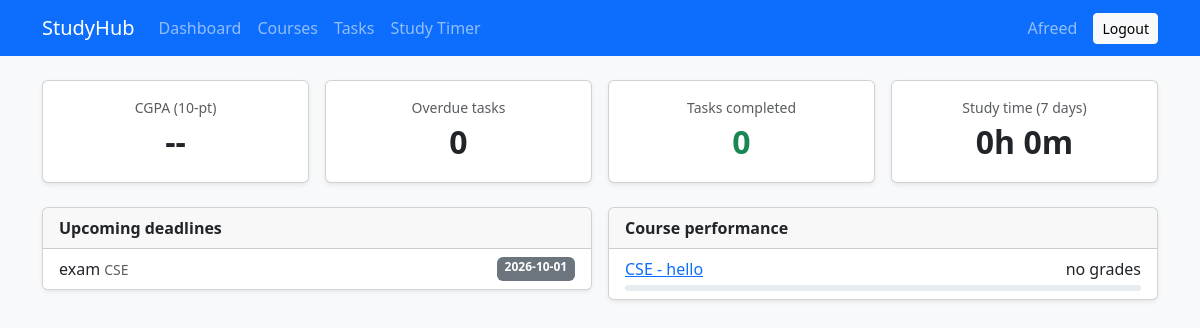
Screenshot of / (signed in) with the database file from the repository.
### app/models.py (models this page shows, shortened)
class User(UserMixin, db.Model):
    id = db.Column(db.Integer, primary_key=True)
    name = db.Column(db.String(80), nullable=False)
    email = db.Column(db.String(120), unique=True, nullable=False)
    password_hash = db.Column(db.String(256), nullable=False)
    courses = db.relationship("Course", backref="user", cascade="all, delete-orphan")

class Task(db.Model):
    id = db.Column(db.Integer, primary_key=True)
    user_id = db.Column(db.Integer, db.ForeignKey("user.id"), nullable=False)
    course_id = db.Column(db.Integer, db.ForeignKey("course.id"), nullable=True)
    title = db.Column(db.String(200), nullable=False)
    due_date = db.Column(db.Date, nullable=False)
    priority = db.Column(db.String(10), nullable=False, default="medium")
    done = db.Column(db.Boolean, nullable=False, default=False)

class Course(db.Model):
    id = db.Column(db.Integer, primary_key=True)
    user_id = db.Column(db.Integer, db.ForeignKey("user.id"), nullable=False)
    code = db.Column(db.String(20), nullable=False)
    name = db.Column(db.String(120), nullable=False)
    credits = db.Column(db.Integer, nullable=False, default=3)
    assessments = db.relationship("Assessment", backref="course", cascade="all, delete-orphan")
    tasks = db.relationship("Task", backref="course")
    sessions = db.relationship("StudySession", backref="course")

### app/main.py (the view)
@bp.route("/")
@login_required
def dashboard():
    today = date.today()
    courses = user_courses()
    pending = (
        Task.query.filter_by(user_id=current_user.id, done=False).order_by(Task.due_date).all()
    )
    rows = []
    for c in courses:
        pct = course_percentage(c.assessments)
        rows.append({"course": c, "pct": pct, "points": percentage_to_points(pct)})
    return render_template(
        "dashboard.html",
        rows=rows,
        cgpa=cgpa(courses),
        overdue=[t for t in pending if t.due_date < today],
        upcoming=[t for t in pending if t.due_date >= today][:5],
        done_count=Task.query.filter_by(user_id=current_user.id, done=True).count(),
        minutes=week_minutes(),
        today=today,
    )

### app/grades.py (called while the page is built)
def percentage_to_points(pct):
    if pct is None:
        return None
    for floor, points in ((90, 10), (80, 9), (70, 8), (60, 7), (50, 6), (40, 5)):
        if pct >= floor:
            return points
    return 0

def course_percentage(assessments):
    graded = [a for a in assessments if a.score is not None and a.max_score > 0]
    total_weight = sum(a.weight for a in graded)
    if not total_weight:
        return None
    return sum(a.score / a.max_score * a.weight for a in graded) / total_weight * 100

def cgpa(courses):
    total_credits = points_sum = 0
    for c in courses:
        points = percentage_to_points(course_percentage(c.assessments))
        if points is not None:
            total_credits += c.credits
            points_sum += points * c.credits
    return round(points_sum / total_credits, 2) if total_credits else None

### app/main.py (called while the page is built)
def user_courses():
    return Course.query.filter_by(user_id=current_user.id).order_by(Course.code).all()

def week_minutes():
    since = utcnow() - timedelta(days=7)
    total = (
        db.session.query(db.func.coalesce(db.func.sum(StudySession.minutes), 0))
        .filter(StudySession.user_id == current_user.id, StudySession.created_at >= since)
        .scalar()
    )
    return int(total)

### app/models.py (called while the page is built)
def utcnow():
    return datetime.now(timezone.utc).replace(tzinfo=None)

@login_manager.user_loader
def load_user(user_id):
    return db.session.get(User, int(user_id))

### app/templates/dashboard.html (shortened to what this page needs)
{% extends "base.html" %}
{% block content %}
<div class="row g-3 mb-4">
  <div class="col-6 col-md-3"><div class="card text-center shadow-sm"><div class="card-body">
    <div class="text-muted small">CGPA (10-pt)</div><div class="fs-2 fw-bold">{{ cgpa if cgpa is not none else '--' }}</div></div></div></div>
  <div class="col-6 col-md-3"><div class="card text-center shadow-sm"><div class="card-body">
    <div class="text-muted small">Overdue tasks</div><div class="fs-2 fw-bold {{ 'text-danger' if overdue }}">{{ overdue|length }}</div></div></div></div>
  <div class="col-6 col-md-3"><div class="card text-center shadow-sm"><div class="card-body">
    <div class="text-muted small">Tasks completed</div><div class="fs-2 fw-bold text-success">{{ done_count }}</div></div></div></div>
  <div class="col-6 col-md-3"><div class="card text-center shadow-sm"><div class="card-body">
    <div class="text-muted small">Study time (7 days)</div><div class="fs-2 fw-bold">{{ (minutes // 60) }}h {{ minutes % 60 }}m</div></div></div></div>
</div>
<div class="row g-3">
  <div class="col-md-6">
    <div class="card shadow-sm"><div class="card-header fw-bold">Upcoming deadlines</div>
      <ul class="list-group list-group-flush">
        {% for t in upcoming %}
        <li class="list-group-item d-flex justify-content-between">
          <span>{{ t.title }} <small class="text-muted">{{ t.course.code if t.course }}</small></span>
          <span class="badge bg-secondary">{{ t.due_date }}</span></li>
        {% endfor %}
      </ul>
    </div>
  </div>
  <div class="col-md-6">
    <div class="card shadow-sm"><div class="card-header fw-bold">Course performance</div>
      <ul class="list-group list-group-flush">
        {% for r in rows %}
        <li class="list-group-item">
          <div class="d-flex justify-content-between">
            <a href="{{ url_for('main.course_detail', course_id=r.course.id) }}">{{ r.course.code }} - {{ r.course.name }}</a>
            <span>{{ '%.1f'|format(r.pct) ~ '%' if r.pct is not none else 'no grades' }}</span>
          </div>
          <div class="progress mt-1" style="height:6px"><div class="progress-bar" style="width: {{ r.pct or 0 }}%"></div></div>
        </li>
        {% else %}<li class="list-group-item text-muted">Add a course to get started.</li>{% endfor %}
      </ul>
    </div>
  </div>
</div>
{% endblock %}

### app/templates/base.html (shortened to what this page needs)
<!doctype html>
<html lang="en">
<head>
  <link href="https://cdn.jsdelivr.net/npm/bootstrap@5.3.3/dist/css/bootstrap.min.css" rel="stylesheet">
</head>
<body class="bg-light">
<nav class="navbar navbar-expand navbar-dark bg-primary mb-4">
  <div class="container">
    <a class="navbar-brand" href="{{ url_for('main.dashboard') }}">StudyHub</a>
    {% if current_user.is_authenticated %}
    <div class="navbar-nav me-auto">
      <a class="nav-link" href="{{ url_for('main.dashboard') }}">Dashboard</a>
      <a class="nav-link" href="{{ url_for('main.courses') }}">Courses</a>
      <a class="nav-link" href="{{ url_for('main.tasks') }}">Tasks</a>
      <a class="nav-link" href="{{ url_for('main.timer') }}">Study Timer</a>
    </div>
    <span class="navbar-text me-3">{{ current_user.name }}</span>
    <form method="post" action="{{ url_for('auth.logout') }}">
      <button class="btn btn-sm btn-light">Logout</button>
    </form>
    {% endif %}
  </div>
</nav>
<div class="container pb-5">
  {% block content %}{% endblock %}
</div>
</body>
</html>

### rows the page displays
User: name "Afreed"
Task: title "exam", course "CSE", due_date "2026-10-01"
Course: course.code "CSE", course.name "hello"

### other values shown
{{ cgpa if cgpa is not none else '--' }} "--"
{{ overdue|length }} "0"
{{ done_count }} "0"
{{ (minutes // 60) }} "0"
{{ minutes % 60 }} "0"
{{ '%.1f'|format(r.pct) ~ '%' if r.pct is not none else 'no grades' }} "no grades"
